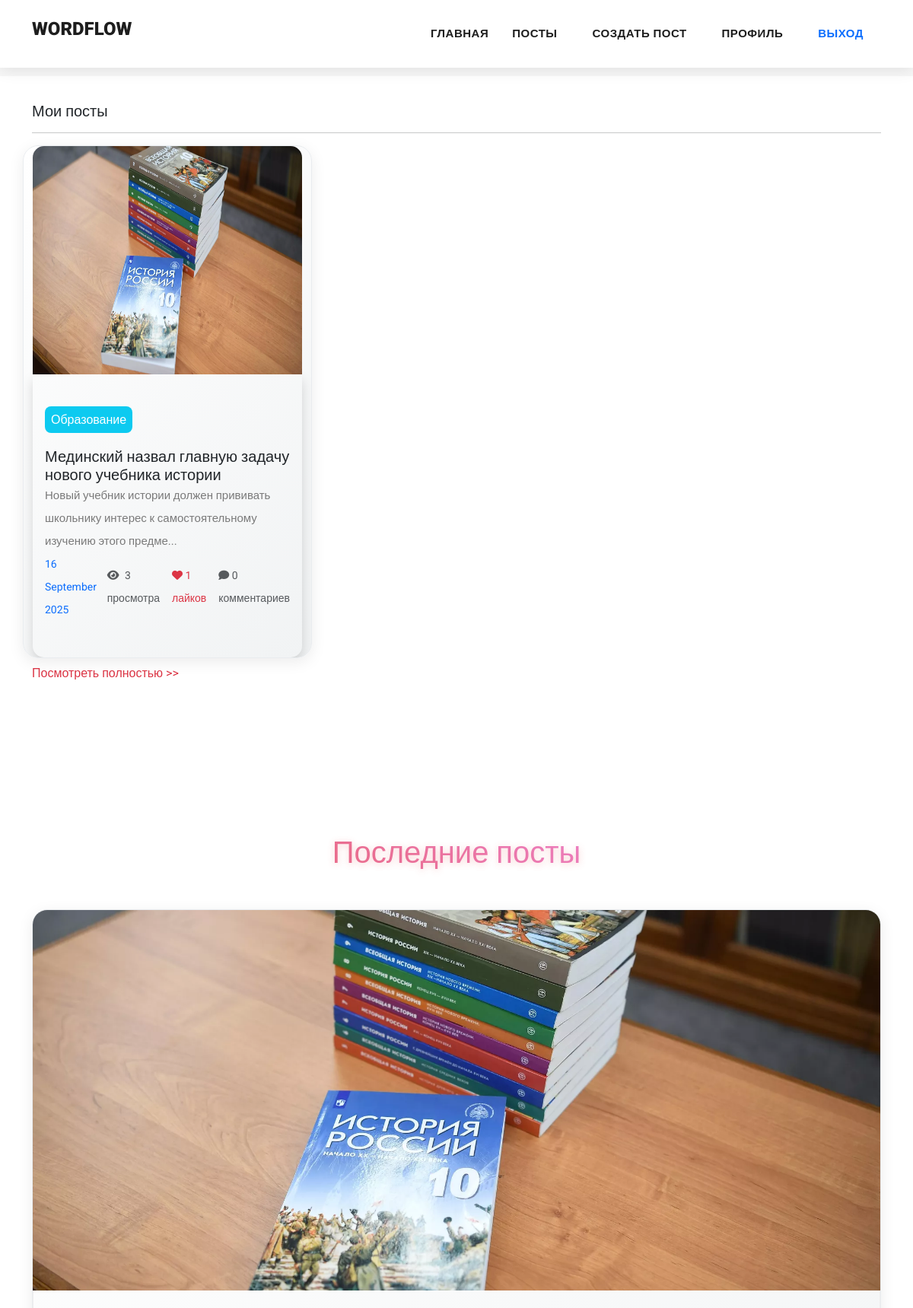
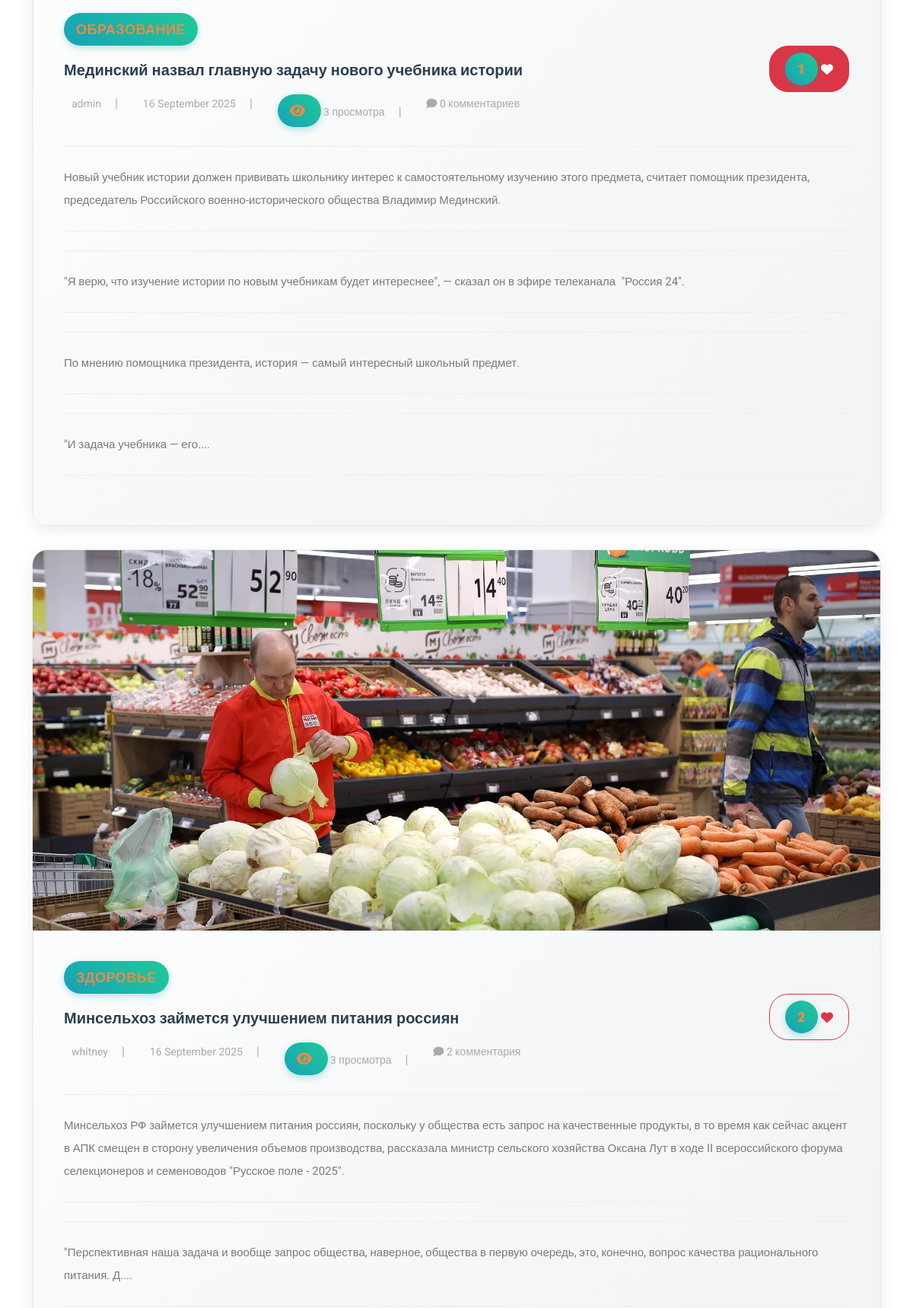
/blog (signed in, upper part), run on the app's committed database (2 pictures, top to bottom).
### wordflow/models.py (models this page shows, shortened)
class Post(models.Model):
    postname = models.CharField(max_length=600)
    category = models.CharField(max_length=600)  # Временно оставляем как CharField
    category_obj = models.ForeignKey(Category, on_delete=models.SET_NULL, null=True, blank=True)  # Новое поле для связи
    image = models.ImageField(upload_to='images/posts', blank=False, null=False)
    content = RichTextField()
    time = models.CharField(default=time, max_length=100, blank=True)
    likes = models.IntegerField(null=True, blank=True, default=0)
    views = models.IntegerField(default=0)  # Общее количество просмотров
    user = models.ForeignKey(User, on_delete=models.CASCADE, related_name='authored_posts')
    editors = models.ManyToManyField(User, through='PostEditor', through_fields=('post', 'user'), related_name='editable_posts', blank=True)
    viewed_by = models.ManyToManyField(User, through='PostView', related_name='viewed_posts')
    liked_by = models.ManyToManyField(User, through='PostLike', related_name='liked_posts')
    @staticmethod
    def can_create_posts(user):
        if not user.is_authenticated:
            return False
        from .models import GlobalEditor
        try:
            is_global_editor = GlobalEditor.objects.filter(user=user, is_active=True).exists()
        except:
            is_global_editor = False
        return (user.is_superuser or
                is_global_editor or
                user.editable_posts.exists() or
                user.authored_posts.exists())

### wordflow/views.py (the view)
# urls.py: path("blog",views.blog,name="blog"),
def blog(request):
    from django.core.paginator import Paginator
    page_number = request.GET.get('page', 1)
    user_posts = Post.objects.filter(user_id=request.user.id).order_by("-id") if request.user.is_authenticated else Post.objects.none()
    all_posts = Post.objects.all().order_by("-id")
    paginator = Paginator(all_posts, 5)
    page_obj = paginator.get_page(page_number)
    return render(request, "blog.html", {
        'posts': user_posts[:3],
        'recent_posts': page_obj,
        'page_obj': page_obj,
        'user': request.user,
        'media_url': settings.MEDIA_URL
    })

### wordflow/templatetags/post_extras.py (called while the page is built)
@register.filter
def is_liked_by(post, user):
    if user.is_authenticated:
        return post.liked_by.filter(id=user.id).exists()
    return False

@register.filter
def comment_count_text(post):
    count = Comment.objects.filter(post=post).count()
    return pluralize_russian(count, 'комментарий', 'комментария', 'комментариев')

@register.filter
def views_count_text(views):
    return pluralize_russian(views, 'просмотр', 'просмотра', 'просмотров')

@register.filter
def can_create_posts(user):
    from ..models import Post
    return Post.can_create_posts(user)

def pluralize_russian(count, form1, form2, form5):
    if count % 10 == 1 and count % 100 != 11:
        return f"{count} {form1}"
    elif 2 <= count % 10 <= 4 and (count % 100 < 10 or count % 100 >= 20):
        return f"{count} {form2}"
    else:
        return f"{count} {form5}"

### templates/blog.html (shortened to what this page needs)
{% load static %}
{% load post_extras %}
<!DOCTYPE html>
<html lang="en">
<head>
  <link href="{% static 'vendor/bootstrap/css/bootstrap.min.css' %}" rel="stylesheet">
  <link href="https://cdn.jsdelivr.net/npm/bootstrap@5.3.1/dist/css/bootstrap.min.css" rel="stylesheet"
>
  <link rel="stylesheet" href="{% static 'assets/css/fontawesome.css' %}">
  <link rel="stylesheet" href="https://cdnjs.cloudflare.com/ajax/libs/font-awesome/6.4.2/css/all.min.css">
  <link rel="stylesheet" href="{% static 'assets/css/templatemo-stand-blog.css' %}">
  <link rel="stylesheet" href="{% static 'assets/css/owl.css' %}">
  <link rel="stylesheet" href="{% static 'assets/css/styles.css' %}">
</head>
<body>
  {%include 'header.html'%}
  {% if user.is_authenticated %}
  <div class="container mt-5">
    <h5>Мои посты</h5>
    <hr>
    <div class="row row-cols-lg-3 row-cols-md-2 row-cols-1">
      {% for post in posts|slice:"0:3" %}
      <div class="col col-lg-4 col-md-6 col-12 mb-2 blog-post" onclick="window.location.href='{% url 'post' post.id %}'" style="cursor: pointer;">
        <img src="{{media_url}}{{post.image}}" alt="" width="100%" height="300px">
        <div class=" px-3 py-5 shadow">
        <div class="text-decoration-none text-dark">
          <span class="text-white bg-info text-center rounded-3 mt-5" style="padding: 8px;">{{post.category}}</span>
          <h5 class="mt-4">{{post.postname}}</h5>
        </div>
          <p>{{post.content|safe|slice:"0:100"}}...</p>
          <div class="d-flex justify-content-between align-items-center">
            <p class="small text-primary mb-0">{{post.time}} </p>
            <div class="d-flex align-items-center gap-3">
              <p class="small text-muted mb-0"><span class="view-icon"><i class="fas fa-eye"></i><noscript>👁</noscript></span> {{post.views|views_count_text}}</p>
              <p class="small text-danger mb-0"><i class="fa fa-heart"></i> {{post.likes}} лайков</p>
              <p class="small text-muted mb-0"><i class="fa fa-comment"></i> {{post|comment_count_text}}</p>
            </div>
          </div>
        </div>
      </div>
      {% endfor %}
    </div>
    <a class="text-danger text-decoration-none" href="{% url 'profile' user.id %}" style="cursor:pointer;">Посмотреть полностью
      >></a>
  </div>
  {% endif %}
  <section class="blog-posts">
    <div class="container">
      <h3 class="text-center" style="margin: 50px; font-size: 40px; color: rgb(231, 92, 92);">Последние посты</h3>
      <div class="row">
        <div class="col-lg-12">
          <div class="all-blog-posts">
            <div class="row">
              {% for post in recent_posts %}
              <div class="col-lg-12">
                <div class="blog-post" onclick="window.location.href='{% url 'post' post.id %}'" style="cursor: pointer;">
                  <div class="blog-thumb">
                    <img src="{{media_url}}{{post.image}}" alt="" style="height: 500px;">
                  </div>
                  <div class="down-content">
                    <span>{{post.category}}</span>
                    {% if user.is_authenticated %}
                    <form method="post" action="{% url 'toggle_like' post.id %}" class="like-form" data-post-id="{{post.id}}" onclick="event.stopPropagation();">
                      <button class="float-right btn like-btn {% if post|is_liked_by:user %}liked{% endif %}" type="submit"
                        data-liked="{% if post|is_liked_by:user %}true{% else %}false{% endif %}"
                        title="{%if post|is_liked_by:user%}Убрать лайк{%else%}Поставить лайк{%endif%}">
                        <span class="likes-count">{{post.likes}}</span> <i class="fa fa-heart"></i>
                      </button>
                    </form>
                    {% else %}
                    <div class="float-right btn" style="border: 1px solid #6c757d; background: transparent; color: #6c757d; cursor: not-allowed;">
                      {{post.likes}} <i class="fa fa-heart"></i>
                    </div>
                    {% endif %}
                    <div class="text-decoration-none text-dark">
                      <h5>{{post.postname}}</h5>
                    </div>
                    <ul class="post-info">
                      <li><a href="#">{{post.user}}</a></li>
                      <li><a href="#">{{post.time}}</a></li>
                      <li><a href="#"><span class="view-icon"><i class="fas fa-eye"></i><noscript>👁</noscript></span> {{post.views|views_count_text}}</a></li>
                      <li><a href="#"><i class="fa fa-comment"></i> {{post|comment_count_text}}</a></li>
                    </ul>
                    <div style="max-width: 100%;">{{post.content|safe|slice:"0:500"}}....</div>
                  </div>
                </div>
              </div>
              {% endfor %}
            </div>
          </div>
        </div>
      </div>
    </div>
  </section>
</body>
</html>

### static/assets/css/templatemo-stand-blog.css (style rules this page uses)
body { font-family: 'Roboto', sans-serif; overflow-x: hidden; text-rendering: optimizeLegibility; -webkit-font-smoothing: antialiased; -moz-osx-font-smoothing: grayscale; }
p { margin-bottom: 0px; font-size: 15px; font-weight: 400; color: #7a7a7a; line-height: 30px; }
a { text-decoration: none!important; }
ul { padding: 0; margin: 0; list-style: none; }
h1,h2,h3,h4,h5,h6 { margin: 0px; }
.blog-posts { margin-top: 100px; }
.blog-posts .blog-post { margin-bottom: 30px; }
.blog-posts .blog-thumb img { width: 100%; overflow: hidden; }
.blog-posts .down-content { padding: 40px; border-right: 1px solid #eee; border-left: 1px solid #eee; border-bottom: 1px solid #eee; }
.blog-posts .down-content span { font-size: 18px; text-transform: uppercase; letter-spacing: 0.5px; font-weight: 900; color: #f48840; }
.blog-posts .down-content ul.post-info li { display: inline-block; margin-right: 8px; }
.blog-posts .down-content ul.post-info li:after { content: '|'; color: #aaa; margin-left: 8px; }
.blog-posts .down-content ul.post-info li:last-child::after { display: none; }
.blog-posts .down-content ul.post-info li a { font-size: 14px; color: #aaa; font-weight: 400; transition: all .3s; }
.blog-posts .down-content p { padding: 25px 0px; margin: 25px 0px; border-top: 1px solid #eee; border-bottom: 1px solid #eee; }

### static/assets/css/styles.css (style rules this page uses)
.blog-posts .blog-post img, .blog-post img { height: 300px; }

### templates/blog.html (style rules this page uses)
.view-icon i { margin-right: 4px; color: inherit; }
body { opacity: 0; animation: fadeIn 0.5s ease-in forwards; }
.blog-post { transition: all 0.4s ease; border-radius: 20px; overflow: hidden; margin-bottom: 30px; background: linear-gradient(135deg, #ffffff 0%, #f8f9fa 100%); box-shadow: 0 5px 20px rgba(0, 0, 0, 0.08); position: relative; }
.blog-post::before { content: ''; position: absolute; top: 0; left: 0; right: 0; bottom: 0; background: linear-gradient(45deg, rgba(0, 123, 255, 0.05), rgba(220, 53, 69, 0.05)); opacity: 0; transition: opacity 0.3s ease; z-index: 1; }
.blog-thumb { overflow: hidden; position: relative; }
.blog-thumb img { transition: all 0.6s ease; width: 100%; object-fit: cover; }
.down-content { padding: 30px; position: relative; z-index: 2; }
.down-content h5 { transition: all 0.3s ease; color: #2c3e50; margin: 20px 0; font-weight: 600; }
.down-content span { background: linear-gradient(45deg, #17a2b8, #20c997); color: white; padding: 8px 16px; border-radius: 25px; font-size: 12px; font-weight: 600; text-transform: uppercase; letter-spacing: 1px; display: inline-block; transition: all 0.3s ease; box-shadow: 0 3px 10px rgba(23, 162, 184, 0.3); }
.post-info { list-style: none; padding: 0; margin: 20px 0; display: flex; flex-wrap: wrap; gap: 15px; }
.post-info li { transition: all 0.3s ease; }
.post-info li a { color: #6c757d; text-decoration: none; font-size: 14px; transition: all 0.3s ease; padding: 5px 10px; border-radius: 15px; }
.like-btn { transition: all 0.3s ease; border-radius: 25px !important; font-weight: 600; padding: 8px 20px; position: relative; overflow: hidden; border: 1px solid #dc3545; background: transparent; color: #dc3545; }
.like-btn.liked { background: #dc3545; color: white; }
.like-btn::before { content: ''; position: absolute; top: 50%; left: 50%; width: 0; height: 0; background: rgba(255, 255, 255, 0.3); border-radius: 50%; transform: translate(-50%, -50%); transition: all 0.3s ease; }
.container .blog-post { background: linear-gradient(135deg, #ffffff 0%, #f1f3f4 100%); border: 1px solid #e9ecef; }
.container .blog-post img { border-radius: 15px 15px 0 0; transition: all 0.3s ease; }
.container .blog-post .shadow { border-radius: 0 0 15px 15px; transition: all 0.3s ease; }
h3, h5 { transition: all 0.3s ease; }
a { transition: all 0.3s ease; }
.blog-posts { position: relative; padding: 50px 0; }
.blog-posts h3 { background: linear-gradient(45deg, #e75c5c, #f093fb); -webkit-background-clip: text; -webkit-text-fill-color: transparent; background-clip: text; text-shadow: 0 2px 10px rgba(231, 92, 92, 0.3); animation: titlePulse 2s ease-in-out infinite alternate; }

### templates/footer.html (style rules this page uses)
li { text-decoration: none; text-align: left; }
li a { color: rgb(153, 147, 147); }

### data on the page
Post: image (picture), category "Образование", postname "Мединский назвал главную задачу нового учебника истории", content "Новый учебник истории должен прививать школьнику интерес к самостоятельному изучению этого предме", time "16 September 2025", views|views_count_text "3 просмотра", likes "1", id "0 комментариев", category "ОБРАЗОВАНИЕ", user "admin", content "Новый учебник истории должен прививать школьнику интерес к самостоятельному изучению этого предмета, считает помощник президента, председатель Российского военно-исторического общества Владимир Мединский. \"Я верю, что изучение истории по новым учебникам будет интереснее\", — сказал он в эфире телеканала \"Россия 24\". По мнению помощника президента, история — самый интересный школьный предмет. \"И задача учебника — его"
Post: image (picture), category "ЗДОРОВЬЕ", likes "2", postname "Минсельхоз займется улучшением питания россиян", user "whitney", time "16 September 2025", views|views_count_text "3 просмотра", id "2 комментария", content "Минсельхоз РФ займется улучшением питания россиян, поскольку у общества есть запрос на качественные продукты, в то время как сейчас акцент в АПК смещен в сторону увеличения объемов производства, рассказала министр сельского хозяйства Оксана Лут в ходе II всероссийского форума селекционеров и семеноводов \"Русское поле - 2025\". \"Перспективная наша задача и вообще запрос общества, наверное, общества в первую очередь, это, конечно, вопрос качества рационального питания. Д"
